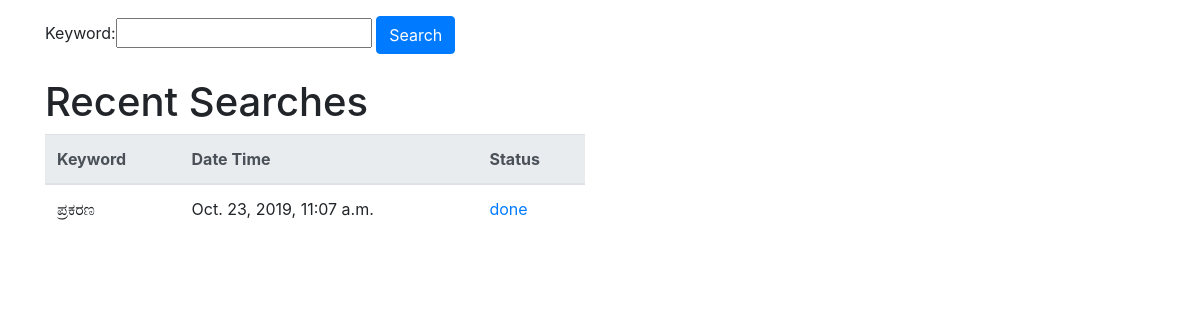
The app's page /, older data.
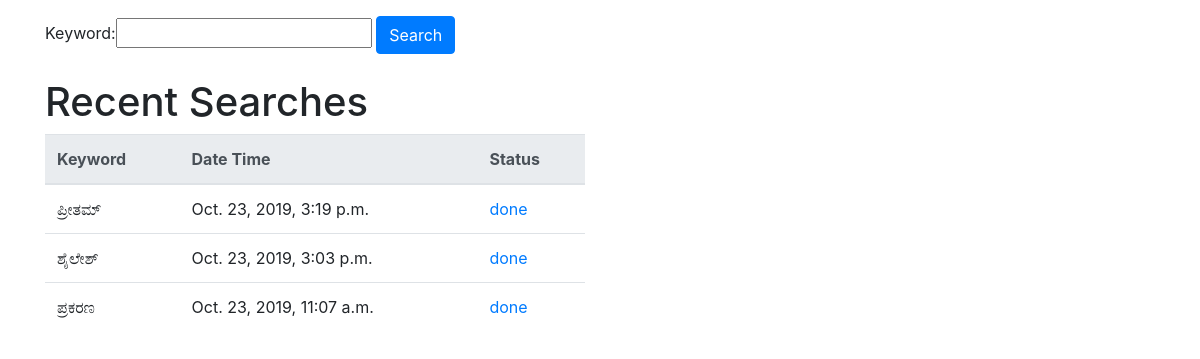
The same page, newer data.
### main/models.py (models this page shows, shortened)
class EntryItem(models.Model):
    unique_id = models.CharField(primary_key = True, max_length=100)
    task_id = models.CharField(max_length=100)
    keyword = models.CharField(max_length=40)
    status = models.CharField(max_length=10)
    date = models.DateTimeField(default = timezone.now)
    class Meta:
        ordering = ["-date"]

### main/views.py (the view, shortened to what this page needs)
# urls.py: path("", views.CreateEntry, name="create"),
def CreateEntry(request):
    form = EntryItemForm(request.POST or None)
    objects = EntryItem.objects.all()
    return render(request, 'main/index.html', {'objects': objects, 'form': form})

### main/forms.py
class EntryItemForm(ModelForm):
    class Meta:
        model = EntryItem
        fields = ("keyword",)

### main/templates/main/index.html (shortened to what this page needs)
<!DOCTYPE html>
<html>
<head>
    <link rel="stylesheet" href="https://stackpath.bootstrapcdn.com/bootstrap/4.3.1/css/bootstrap.min.css">
</head>
<body>
    <div class = 'container pt-3'>
        <div class = 'row'>
            <div class="col-6">
                <form method="POST">
                    {{ form }}
                    <input type="submit" class="btn btn-primary" value="Search">
                </form>
            </div>
        </div>
        <div class="row">
        <div class="col-6 pt-4">
            <h1>Recent Searches</h1>
            <table class='table align-items-center table-flush'>
                <thead class='thead-light'>
                    <tr>
                        <th>Keyword</th>
                        <th>Date Time</th>
                        <th>Status</th>
                    </tr>
                </thead>
                <tbody>
                    {% for item in objects.all %}
                    <tr>
                        <td>{{ item.keyword }}</td>
                        <td>{{ item.date }}</td>
                        {% if item.status == "done" %}
                            <td><a href="{% url 'main:list' pk=item.unique_id %}">{{ item.status }}</a></td>
                        {% else %}
                            <td>{{ item.status }}</td>
                        {% endif %}
                    </tr>
                    {% endfor %}
                </tbody>
            </table>
        </div>
    </div>
</body>
</html>

Row changes from the older to the newer data that the page shows:
added EntryItem: keyword "ಪ್ರೀತಮ್", date "Oct. 23, 2019, 3:19 p.m.", status "done"
added EntryItem: keyword "ಶೈಲೇಶ್", date "Oct. 23, 2019, 3:03 p.m.", status "done"
